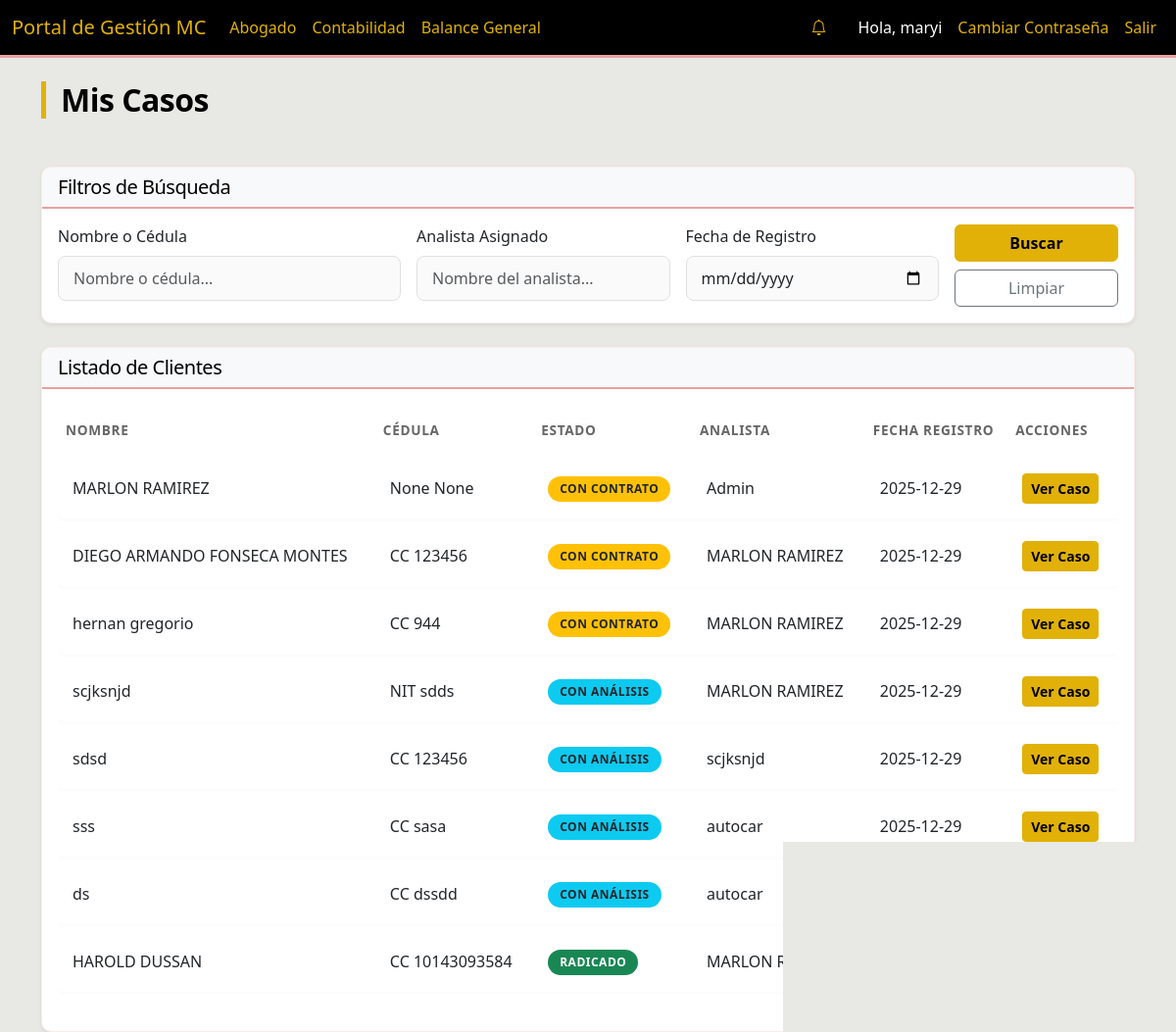
/lawyer (signed in), run on the app's committed database.
### models.py (models this page shows)
class User(UserMixin, db.Model):
    id = db.Column(db.Integer, primary_key=True)
    nombre_completo = db.Column(db.String(100), nullable=False)
    telefono = db.Column(db.String(20))
    email = db.Column(db.String(120), unique=True, nullable=False)
    rol = db.Column(db.String(20), nullable=False)  # 'Admin', 'Analista', 'Abogado', 'Aliado'
    password = db.Column(db.String(200)) # Added password for auth
    payments = db.relationship('AllyPayment', backref='ally', lazy=True)

class Client(db.Model):
    id = db.Column(db.Integer, primary_key=True)
    nombre = db.Column(db.String(100))
    tipo_id = db.Column(db.String(20))
    numero_id = db.Column(db.String(20))
    contract_number = db.Column(db.String(50), nullable=True, unique=True)
    telefono = db.Column(db.String(20), nullable=False)
    email = db.Column(db.String(120))
    ciudad = db.Column(db.String(50))
    motivo_consulta = db.Column(db.Text)
    estado = db.Column(db.String(50), default='Nuevo') # 'Nuevo', 'Informacion_Incompleta', 'Pendiente_Analisis', 'Con_Contrato', 'Con_Analisis', 'Radicado', 'Finalizado', 'Suspendido_Pago', 'Finalizado_Exitoso', 'Cerrado_Pago'
    analista_id = db.Column(db.Integer, db.ForeignKey('user.id'))
    abogado_id = db.Column(db.Integer, db.ForeignKey('user.id'))
    created_at = db.Column(db.DateTime, default=datetime.utcnow)
    conclusion_analisis = db.Column(db.Text) # New field for analysis conclusion
    last_status_update = db.Column(db.DateTime, default=datetime.utcnow) # New field for last status update
    login_user_id = db.Column(db.Integer, db.ForeignKey('user.id'), nullable=True) # Link to User
    analista = db.relationship('User', foreign_keys=[analista_id], backref='clientes_registrados')
    login_user = db.relationship('User', foreign_keys=[login_user_id], backref='client_profile')

### routes/lawyer.py (the view)
@lawyer_bp.route('/lawyer')
@login_required
def lawyer_dashboard():
    if current_user.rol not in ['Abogado', 'Admin']:
        return redirect(url_for('main.index'))
    query = Client.query.filter(
        Client.estado.in_(['Pendiente_Analisis', 'Con_Analisis', 'Con_Contrato', 'Radicado', 'Finalizado', 'Finalizado_Proceso_Credito'])
    )
    if current_user.rol == 'Abogado':
        query = query.filter(Client.abogado_id == current_user.id)
    nombre = request.args.get('nombre')
    analista = request.args.get('analista')
    fecha = request.args.get('fecha')
    if nombre:
        query = query.filter((Client.nombre.ilike(f'%{nombre}%')) | (Client.numero_id.ilike(f'%{nombre}%')))
    if analista:
        query = query.join(Client.analista).filter(User.nombre_completo.ilike(f'%{analista}%'))
    if fecha:
        query = query.filter(func.date(Client.created_at) == fecha)
    clients = query.all()
    return render_template('lawyer/dashboard.html', clients=clients)

### app.py (called while the page is built)
@login_manager.user_loader
def load_user(user_id):
    return User.query.get(int(user_id))

### templates/lawyer/dashboard.html (shortened to what this page needs)
{% extends "base.html" %}
{% block content %}
<div class="d-flex justify-content-between align-items-center mb-4">
    <h2>Mis Casos</h2>
</div>
<div class="card shadow-sm mb-4">
    <div class="card-header bg-light">
        <h5 class="mb-0">Filtros de Búsqueda</h5>
    </div>
    <div class="card-body">
        <form method="GET" action="{{ url_for('lawyer.lawyer_dashboard') }}" class="row g-3">
            <div class="col-md-4">
                <label for="nombre" class="form-label">Nombre o Cédula</label>
                <input type="text" class="form-control" id="nombre" name="nombre" placeholder="Nombre o cédula..."
                    value="{{ request.args.get('nombre', '') }}">
            </div>
            <div class="col-md-3">
                <label for="analista" class="form-label">Analista Asignado</label>
                <input type="text" class="form-control" id="analista" name="analista"
                    placeholder="Nombre del analista..." value="{{ request.args.get('analista', '') }}">
            </div>
            <div class="col-md-3">
                <label for="fecha" class="form-label">Fecha de Registro</label>
                <input type="date" class="form-control" id="fecha" name="fecha"
                    value="{{ request.args.get('fecha', '') }}">
            </div>
            <div class="col-md-2 d-flex align-items-end">
                <div class="d-grid gap-2 w-100">
                    <button type="submit" class="btn btn-primary">Buscar</button>
                    <a href="{{ url_for('lawyer.lawyer_dashboard') }}" class="btn btn-outline-secondary">Limpiar</a>
                </div>
            </div>
        </form>
    </div>
</div>
<div class="card shadow-sm">
    <div class="card-header bg-light">
        <h5 class="mb-0">Listado de Clientes</h5>
    </div>
    <div class="card-body">
        <div class="table-responsive">
            <table class="table table-hover">
                <thead>
                    <tr>
                        <th>Nombre</th>
                        <th>Cédula</th>
                        <th>Estado</th>
                        <th>Analista</th>
                        <th>Fecha Registro</th>
                        <th>Acciones</th>
                    </tr>
                </thead>
                <tbody>
                    {% for client in clients %}
                    <tr>
                        <td>
                            {{ client.nombre }}
                        </td>
                        <td>{{ client.tipo_id }} {{ client.numero_id }}</td>
                        <td>
                            {% if client.estado == 'Pendiente_Analisis' %}
                            <span class="badge bg-primary">Pendiente Análisis</span>
                            {% elif client.estado == 'Con_Analisis' %}
                            <span class="badge bg-info text-dark">Con Análisis</span>
                            {% elif client.estado == 'Con_Contrato' %}
                            <span class="badge bg-warning text-dark">Con Contrato</span>
                            {% elif client.estado == 'Radicado' %}
                            <span class="badge bg-success">Radicado</span>
                            {% elif client.estado == 'Finalizado' %}
                            <span class="badge bg-dark">Finalizado</span>
                            {% else %}
                            <span class="badge bg-secondary">{{ client.estado }}</span>
                            {% endif %}
                        </td>
                        <td>{{ client.analista.nombre_completo if client.analista else '-' }}</td>
                        <td>{{ client.created_at.strftime('%Y-%m-%d') }}</td>
                        <td class="d-flex gap-1">
                            <a href="{{ url_for('main.client_detail', client_id=client.id) }}"
                                class="btn btn-sm btn-primary">Ver Caso</a>
                        </td>
                    </tr>
                    {% else %}
                    <tr>
                        <td colspan="6" class="text-center text-muted">No hay casos asignados.</td>
                    </tr>
                    {% endfor %}
                </tbody>
            </table>
        </div>
    </div>
</div>
{% endblock %}

### templates/base.html (shortened to what this page needs)
<!DOCTYPE html>
<html lang="es">
<head>
    <link href="https://cdn.jsdelivr.net/npm/bootstrap@5.3.0/dist/css/bootstrap.min.css" rel="stylesheet">
    <link href="https://cdn.jsdelivr.net/npm/bootstrap-icons@1.7.2/font/bootstrap-icons.css" rel="stylesheet">
    <link rel="stylesheet" href="{{ url_for('static', filename='css/style.css') }}">
</head>
<body>
    <nav class="navbar navbar-expand-lg navbar-dark bg-dark">
        <div class="container-fluid">
            <a class="navbar-brand" href="#">Portal de Gestión MC</a>
            <div class="collapse navbar-collapse" id="navbarNav">
                <ul class="navbar-nav me-auto">
                    {% if current_user.is_authenticated %}
                    {% if current_user.rol == 'Abogado' or current_user.rol == 'Admin' %}
                    <li class="nav-item"><a class="nav-link" href="{{ url_for('lawyer.lawyer_dashboard') }}">Abogado</a>
                    </li>
                    <li class="nav-item"><a class="nav-link"
                            href="{{ url_for('main.accounting_dashboard') }}">Contabilidad</a>
                    </li>
                    <li class="nav-item"><a class="nav-link" href="{{ url_for('main.balance_general') }}">Balance
                            General</a>
                    </li>
                    {% endif %}
                    {% endif %}
                </ul>
                <ul class="navbar-nav">
                    {% if current_user.is_authenticated %}
                    <li class="nav-item dropdown me-3">
                        <a class="nav-link position-relative" href="#" id="navbarDropdownNotifications" role="button"
                            data-bs-toggle="dropdown" aria-expanded="false">
                            <i class="bi bi-bell{% if unread_messages_count > 0 %}-fill text-warning{% endif %}"></i>
                        </a>
                    </li>
                    <li class="nav-item"><span class="nav-link text-light">Hola, {{ current_user.nombre_completo
                            }}</span></li>
                    <li class="nav-item">
                        <button type="button" class="btn btn-link nav-link" data-bs-toggle="modal"
                            data-bs-target="#changePasswordModal">
                            Cambiar Contraseña
                        </button>
                    </li>
                    <li class="nav-item"><a class="nav-link" href="{{ url_for('auth.logout') }}">Salir</a></li>
                    {% else %}
                    <li class="nav-item"><a class="nav-link" href="{{ url_for('auth.login') }}">Ingresar</a></li>
                    {% endif %}
                </ul>
            </div>
        </div>
    </nav>
    <div class="container mt-4">
        {% block content %}{% endblock %}
    </div>
</body>
</html>

### static/css/style.css (style rules this page uses)
:root { --color-dorado: #e1b107; --color-rosado: #e8a1a1; --color-gris: #e8e8e4; --color-blanco: #ffffff; --color-negro: #000000; }
body { background-color: var(--color-gris); font-family: 'Segoe UI', Tahoma, Geneva, Verdana, sans-serif; color: var(--color-negro); }
.navbar { background-color: var(--color-negro) !important; border-bottom: 3px solid var(--color-rosado); }
.navbar-brand, .nav-link { color: var(--color-dorado) !important; transition: color 0.3s; }
.nav-link.text-light { color: var(--color-blanco) !important; }
.btn-primary { background-color: var(--color-dorado); border-color: var(--color-dorado); color: var(--color-negro); font-weight: 600; }
.card { background-color: var(--color-blanco); border: 1px solid rgba(232, 161, 161, 0.2); border-radius: 10px; box-shadow: 0 4px 6px rgba(0, 0, 0, 0.05); transition: transform 0.2s, box-shadow 0.2s; }
.card-header { background-color: transparent; border-bottom: 2px solid var(--color-rosado); border-radius: 10px 10px 0 0 !important; font-weight: 700; color: var(--color-negro); }
h1, h2, h3, h4, h5, h6 { color: var(--color-negro); letter-spacing: -0.5px; }
h2 { border-left: 5px solid var(--color-dorado); padding-left: 15px; margin-bottom: 25px; font-weight: 700; }
.form-control, .form-select { border: 1px solid #e0e0e0; padding: 10px 15px; border-radius: 8px; transition: all 0.3s ease; background-color: #fafafa; }
.table { border-collapse: separate; border-spacing: 0 8px; }
.table thead th { border: none; text-transform: uppercase; font-size: 0.85rem; font-weight: 700; letter-spacing: 0.05em; color: #666; padding-bottom: 10px; }
.table tbody tr { background-color: var(--color-blanco); box-shadow: 0 2px 4px rgba(0, 0, 0, 0.02); transition: transform 0.2s, box-shadow 0.2s; }
.table td { border: none; vertical-align: middle; padding: 15px; }
.table td:first-child { border-top-left-radius: 8px; border-bottom-left-radius: 8px; }
.table td:last-child { border-top-right-radius: 8px; border-bottom-right-radius: 8px; }
.badge { font-weight: 600; padding: 0.6em 1em; border-radius: 50rem; text-transform: uppercase; font-size: 0.75rem; letter-spacing: 0.5px; }
.card { animation: fadeIn 0.5s ease-out forwards; }

### data on the page
User: nombre_completo "maryi"
Client: nombre "MARLON RAMIREZ", tipo_id "None", numero_id "None", estado "CON CONTRATO", analista "Admin", created_at "2025-12-29"
Client: nombre "DIEGO ARMANDO FONSECA MONTES", tipo_id "CC", numero_id "123456", estado "CON CONTRATO", analista "MARLON RAMIREZ", created_at "2025-12-29"
Client: nombre "hernan gregorio", tipo_id "CC", numero_id "944", estado "CON CONTRATO", analista "MARLON RAMIREZ", created_at "2025-12-29"
Client: nombre "scjksnjd", tipo_id "NIT", numero_id "sdds", estado "CON ANÁLISIS", analista "MARLON RAMIREZ", created_at "2025-12-29"
Client: nombre "sdsd", tipo_id "CC", numero_id "123456", estado "CON ANÁLISIS", analista "scjksnjd", created_at "2025-12-29"
Client: nombre "sss", tipo_id "CC", numero_id "sasa", estado "CON ANÁLISIS", analista "autocar", created_at "2025-12-29"
Client: nombre "ds", tipo_id "CC", numero_id "dssdd", estado "CON ANÁLISIS", analista "autocar"
Client: nombre "HAROLD DUSSAN", tipo_id "CC", numero_id "10143093584", estado "RADICADO", analista "MARLON RAMIREZ"
